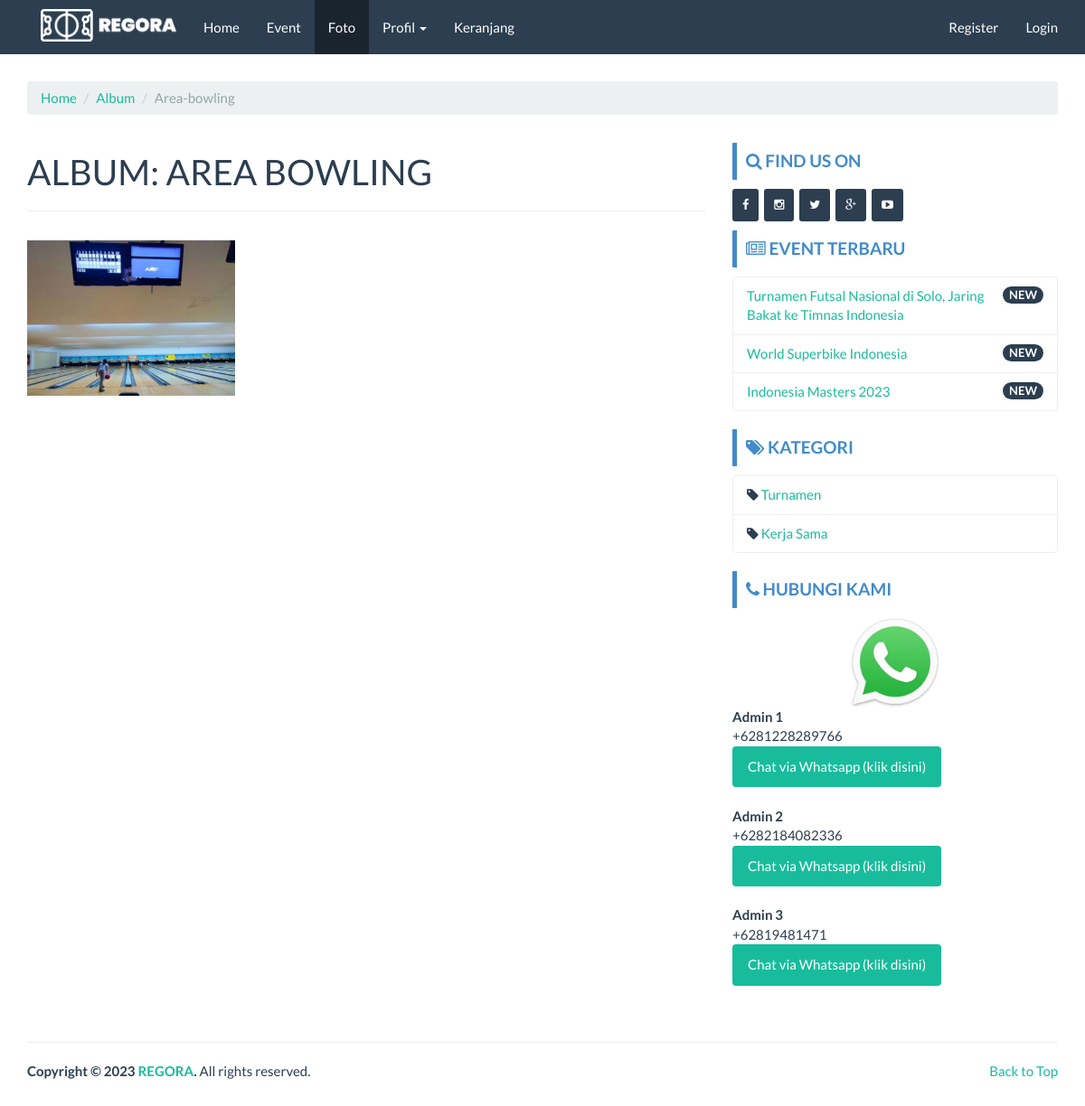
The page /gallery/read/area-bowling on the database its author committed.
### tables this page shows
CREATE TABLE `foto` (
  `id_foto` int(11) NOT NULL,
  `album_id` int(11) NOT NULL,
  `nama_foto` char(100) NOT NULL,
  `slug_foto` char(100) NOT NULL,
  `foto` text NOT NULL,
  `created_by` char(20) NOT NULL,
  `created_at` datetime NOT NULL DEFAULT current_timestamp(),
  `modified_by` char(20) NOT NULL,
  `modified_at` datetime DEFAULT NULL ON UPDATE current_timestamp()
);

CREATE TABLE `event` (
  `id_event` int(11) NOT NULL,
  `nama_event` varchar(100) NOT NULL,
  `slug_event` varchar(100) DEFAULT NULL,
  `deskripsi` text DEFAULT NULL,
  `kategori` int(11) DEFAULT NULL,
  `foto` text DEFAULT NULL,
  `foto_type` char(10) DEFAULT NULL,
  `created_at` datetime NOT NULL DEFAULT current_timestamp(),
  `created_by` char(50) NOT NULL,
  `modified_at` datetime DEFAULT NULL ON UPDATE current_timestamp(),
  `modified_by` char(50) NOT NULL
);

CREATE TABLE `kategori` (
  `id_kategori` int(11) NOT NULL,
  `nama_kategori` varchar(20) NOT NULL,
  `slug_kat` varchar(20) NOT NULL,
  `created_by` char(50) NOT NULL,
  `created_at` datetime NOT NULL DEFAULT current_timestamp(),
  `modified_by` char(50) NOT NULL,
  `modified_at` datetime DEFAULT NULL ON UPDATE current_timestamp()
);

CREATE TABLE `kontak` (
  `id_kontak` int(11) NOT NULL,
  `nama_kontak` char(50) NOT NULL,
  `nohp` char(50) NOT NULL,
  `created_by` char(50) NOT NULL,
  `created_at` datetime NOT NULL DEFAULT current_timestamp(),
  `modified_by` char(50) NOT NULL,
  `modified_at` datetime DEFAULT NULL ON UPDATE current_timestamp()
);

### application/controllers/Gallery.php (called while the page is built, shortened)
<?php
class Gallery extends CI_Controller {
	function __construct()
  {
		$this->load->helper('clean');
		$this->load->model('Album_model');
		$this->load->model('Company_model');
		$this->load->model('Event_model');
		$this->load->model('Foto_model');
		$this->load->model('Kategori_model');
		$this->load->model('Kontak_model');
		$this->data['company_data'] 			= $this->Company_model->get_by_company();
		$this->data['event_sidebar'] 			= $this->Event_model->get_all_sidebar();
		$this->data['kategori_sidebar'] 	= $this->Kategori_model->get_all();
		$this->data['kontak_sidebar'] 		= $this->Kontak_model->get_all();
  }
	public function read($id)
	{
		$row = $this->Album_model->get_by_id_front($id)->row();
		if ($row)
    {
			$this->data['title'] 						= 'Album '.$row->nama_album;
    	$this->data['album_detail']     = $this->Album_model->get_by_id_front($id)->result();
			$this->load->view('front/album/foto', $this->data);
    }
	}
}

### index.php (called while the page is built, shortened)
<?php
require_once BASEPATH.'core/CodeIgniter.php';

### application/helpers/clean_helper.php (called while the page is built, shortened)
<?php
function clean2($string)
{
 $c       = array (',','-');
 $string  = str_replace($c, ' ', $string);
 return $string;
}
?>

### application/models/Album_model.php (called while the page is built, shortened)
<?php  if ( ! defined('BASEPATH')) exit('No direct script access allowed');
class Album_model extends CI_Model
{
  public $table = 'album';
  function get_by_id_front($id)
  {
    $this->db->join('foto', 'album.id_album = foto.album_id');
    $this->db->where('album.slug_album', $id);
    return $this->db->get($this->table);
  }
}

### application/models/Event_model.php (called while the page is built, shortened)
<?php  if ( ! defined('BASEPATH')) exit('No direct script access allowed');
class Event_model extends CI_Model
{
  public $table = 'event';
  public $id    = 'id_event';
  public $order = 'DESC';
  function get_all_sidebar()
  {
    $this->db->limit(3);
    $this->db->order_by($this->id, $this->order);
    return $this->db->get($this->table)->result();
  }
}

### application/models/Kategori_model.php (called while the page is built, shortened)
<?php  if ( ! defined('BASEPATH')) exit('No direct script access allowed');
class Kategori_model extends CI_Model
{
  public $table = 'kategori';
  function get_all()
  {
    return $this->db->get($this->table)->result();
  }
}

### application/models/Kontak_model.php (called while the page is built, shortened)
<?php  if ( ! defined('BASEPATH')) exit('No direct script access allowed');
class Kontak_model extends CI_Model
{
  public $table = 'kontak';
  function get_all()
  {
    return $this->db->get($this->table)->result();
  }
}

### application/views/front/modul/mod_cs.php (the view)
<div class="bs-callout bs-callout-primary"><h4><i class="fa fa-phone"></i> Hubungi Kami</h4></div>
<ul class="list-group">
  <div align="center"><img src="<?php echo base_url('assets/images/wa.jpg') ?>" width="100px"></div>
  <?php foreach($kontak_sidebar as $kontak){?>
    <b><?php echo $kontak->nama_kontak ?></b><br>
    +<?php echo $kontak->nohp ?><br>
    <a href="https://api.whatsapp.com/send?phone=+<?php echo $kontak->nohp ?>&text=Hi%20Gan,%20Saya%20mau%20booking%20lapangan">
      <button class="btn btn-success" type="submit" name="button">Chat via Whatsapp (klik disini)</button>
    </a><br><br>
  <?php } ?>
</ul>

### application/views/front/album/foto.php (shortened to what this page needs)
<?php $this->load->view('front/header'); ?>
<?php $this->load->view('front/navbar'); ?>
<div class="container">
	<ol class="breadcrumb">
		<li><a href="<?php echo base_url() ?>">Home</a></li>
		<li><a href="<?php echo base_url('gallery/album') ?>">Album</a></li>
		<li class="active"><?php echo ucfirst($this->uri->segment(3)) ?></li>
	</ol>
	<div class="row">
		<div class="col-md-8"><h1>ALBUM: <?php echo strtoupper(clean2(ucfirst($this->uri->segment(3)))) ?></h1><hr>
			<div class="row">
				<?php foreach($album_detail as $foto){ ?>
	        <div class="col-md-4">
						<?php
						if(empty($foto->foto)) {echo "<img id='zoom-image' class='img-responsive' src='".base_url()."assets/images/no_image_thumb.png'>";}
						else { echo " <img id='zoom-image' class='img-responsive' src='".base_url()."assets/images/foto/".$foto->foto."'> ";}
						?>
					</div>
				<?php } ?>
			</div>
		</div>
		<?php $this->load->view('front/sidebar'); ?>
	</div>
</div>

### application/views/front/modul/mod_event.php
<div class="bs-callout bs-callout-primary mt-3">
  <h4><i class="fa fa-newspaper-o"></i> Event Terbaru</h4>
</div>
<ul class="list-group">
  <?php
  foreach ($event_sidebar as $event_sidebar) {
  ?>
    <li class="list-group-item">
      <span class="badge">NEW</span>
      <?php echo anchor('event/read/' . $event_sidebar->slug_event . '', '' . $event_sidebar->nama_event . '') ?>
    </li>
  <?php } ?>
</ul>

### application/views/front/modul/mod_kategori.php (shortened to what this page needs)
<div class="bs-callout bs-callout-primary"><h4><i class="fa fa-tags"></i> Kategori</h4></div>
<ul class="list-group">
  <?php
  foreach ($kategori_sidebar as $kategori_sidebar)
  {
  ?>
  <li class="list-group-item">
    <i class="fa fa-tag"></i> <?php echo anchor('event/kategori/'.$kategori_sidebar->slug_kat.'',''.$kategori_sidebar->nama_kategori.'') ?>
  </li>
  <?php } ?>
</ul>

### assets/template/frontend/css/custom.css (style rules this page uses)
h4 { font-weight: bold; text-transform: uppercase; }
.bs-callout { padding: 10px; margin-top: 10px; margin-bottom: 10px; border: 0px solid #eee; border-left-width: 5px; border-radius: 1px; }
.bs-callout h4 { margin-top: 0; margin-bottom: 0px; }
.bs-callout-primary { border-left-color: #428bca; }
.bs-callout-primary h4 { color: #428bca; }
a:hover, a:visited, a:link, a:active { text-decoration: none; }
#zoom-image { cursor: zoom-in; }

### rows shown on the page
foto: foto (picture)
event: slug_event+nama_event "Turnamen Futsal Nasional di Solo, Jaring Bakat ke Timnas Indonesia"
event: slug_event+nama_event "World Superbike Indonesia"
event: slug_event+nama_event "Indonesia Masters 2023"
kategori: slug_kat+nama_kategori "Turnamen"
kategori: slug_kat+nama_kategori "Kerja Sama"
kontak: nama_kontak "Admin 1", nohp "6281228289766"
kontak: nama_kontak "Admin 2", nohp "6282184082336"
kontak: nama_kontak "Admin 3", nohp "62819481471"

### other values the page prints
$this->uri->segment(3) "Area-bowling"
clean2(ucfirst($this->uri->segment(3))) "AREA BOWLING"
